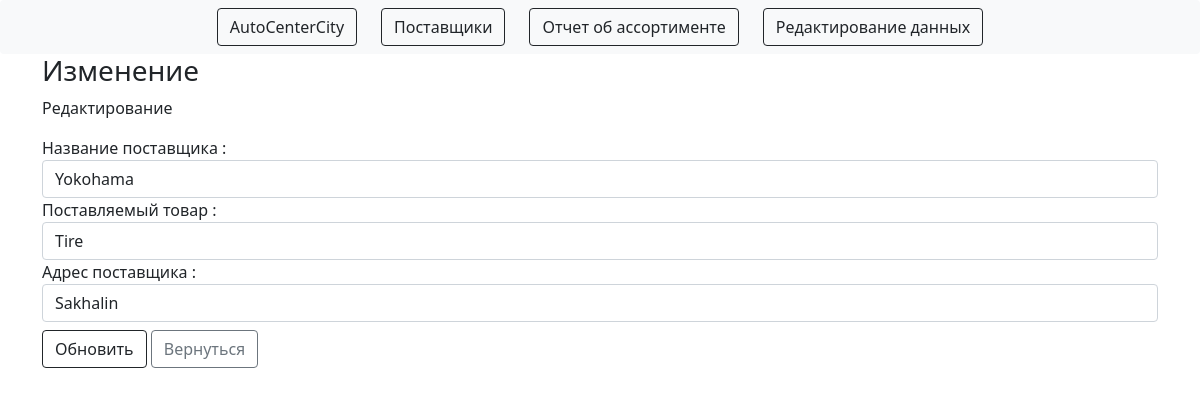
The page /update-page/1 on the database its author committed.
### carshowroom/models.py (models this page shows, shortened)
class Supplier(models.Model):
    name = models.CharField('Название поставщика ' ,max_length=50)
    field = models.CharField('Поставляемый товар ' ,max_length=500)
    adress = models.CharField('Адрес поставщика ' ,max_length=500, default="")

### carshowroom/views.py (the view)
# urls.py: path('update-page/<int:pk>', views.update_page, name="update_page"),
def update_page(request,pk):
    get_article = Supplier.objects.get(pk=pk)
    if request.method == 'POST':
        form = ArticleForm(request.POST,instance=get_article)
        if form.is_valid():
            form.save()
    context = {
        'get_article': get_article,
        'update': True,
        'form': ArticleForm(instance=get_article),
    }
    return render(request,'carshowroom/update-page.html',context)

### carshowroom/forms.py
class ArticleForm(forms.ModelForm):
    class Meta:
        model = Supplier
        fields = '__all__'
    def __init__(self,*args,**kwargs):
        super().__init__(*args,**kwargs)
        for field in self.fields:
            self.fields[field].widget.attrs['class'] = 'form-control'

### carshowroom/templates/carshowroom/update-page.html (shortened to what this page needs)
{% extends 'carshowroom/base.html' %}
{% block content %}
 <div class="container ">
     <h3>Изменение</h3>
     {% if update %}
     <p>Редактирование</p>
         <form id="update form" method="post">
            {{form}}
        </form>
     <button form="update form" type="submit" class="btn btn-outline-dark mx-auto mt-2">Обновить</button>
     <button type="button" class="btn btn-outline-secondary mx-auto mt-2 data-bs-dismiss="modal" onClick='location.href="{% url 'carshowroom:edit_page' %}"'>Вернуться</button>
     {% endif %}
 </div>
{% endblock %}

### rows shown on the page
Supplier: name "Yokohama", field "Tire", adress "Sakhalin"
